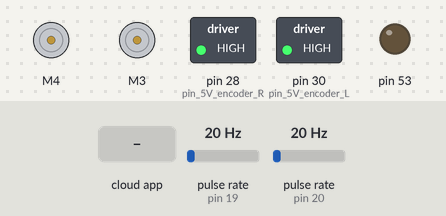
A sketch run on a simulated Arduino Mega 2560, built with avr-gcc and run on an emulated ATmega2560. Parts: 2 × DC motor (green arrow = forward, orange = backward, longer = faster), switched loads named in the sketch (green lamp = pin HIGH), output pins drawn as LEDs (lit = HIGH). Wiring (inferred from the names in the program): 2 × pulse sensor: data pin 19 / data pin 20. The test bench sets the inputs (shaded band); at power-on: pulse rate (sensors on pin 19, pin 20) 20 Hz. The ROS host is connected and sends only what is stated.

Above: at 1.2 s.
1.3 s: the phone or cloud app sets linear.x to -100
At 2.2 s:
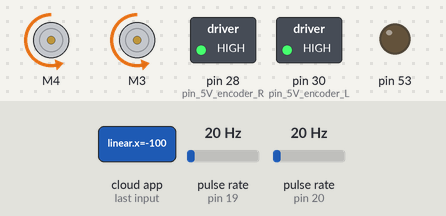
2.8 s: the phone or cloud app sets angular.z to -100
At 4.0 s:
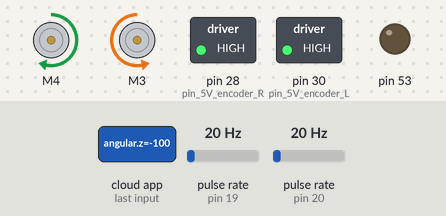
4.3 s: pulse rate (sensor on pin 19) set to 4 Hz
7.3 s: pulse rate (sensor on pin 20) set to 4 Hz
At 9.13 s:
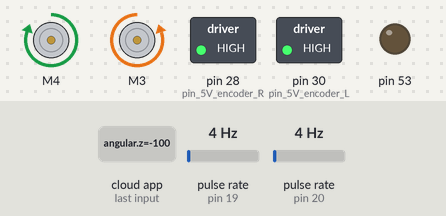
10.3 s: the phone or cloud app sets angular.z to 0
13.3 s: the phone or cloud app sets linear.x to 100
At 13.9 s:
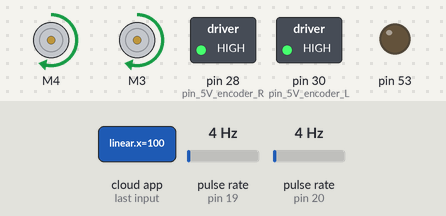
Timing chart, 0 to 15.8 s (numbered marks = the images above; inputs shaded):
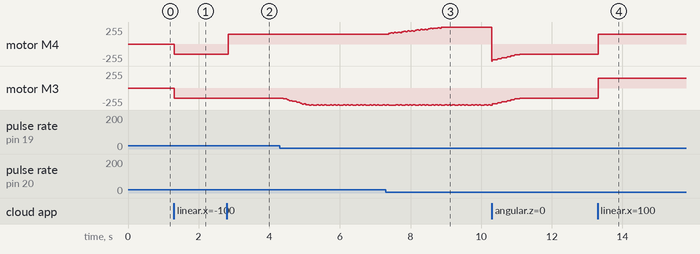

The sketch:

Mega.ino
```cpp
#include <ros.h>                  // Rosserial (usar 0.7.9)
#include <std_msgs/Int32.h>       // Msg do ROS para int

#include <std_msgs/Float64.h>

#include <geometry_msgs/Twist.h>
#include <geometry_msgs/Pose.h>

#include "Encoder.hpp"
#include "MotorController.hpp"
#include "Kinematics.hpp"
#include "Odometry.hpp"

// Constantes
#define pin_motor_L         4
#define pin_motor_R         3
#define pin_5V_encoder_L    30
#define pin_5V_encoder_R    28
#define pin_data_encoder_L  20
#define pin_data_encoder_R  19
#define t_delay             50
#define serialRate          57600
#define wheelRadius         3.3
#define wheelsAxisLength    15.6
#define kp                  0.3
#define ki                  0.0
#define kd                  0.0

// Motors
MotorController motor_L(pin_motor_L);
MotorController motor_R(pin_motor_R);

// Encoders
Encoder encoder_L;
Encoder encoder_R;

// Funções de incremento dos encoders
void IncrementCounter_encoder_L() { encoder_L.IncrementCounter(); }
void IncrementCounter_encoder_R() { encoder_R.IncrementCounter(); }

// Variáveis de tempo
unsigned long t_now   = millis();
unsigned long t_last  = t_now;
unsigned long dt      = 0;
std_msgs::Int32 msg_time;

// Cinemática
Kinematics            kinematics;
Odometry              odometry;
std_msgs::Float64     msg_rpmL;
std_msgs::Float64     msg_rpmR;
std_msgs::Float64     msg_odom_theta;
geometry_msgs::Twist  msg_cmd_vel;
geometry_msgs::Twist  msg_odom_twist;
geometry_msgs::Pose   msg_odom_pose;

// Nodo ROS
ros::NodeHandle nh; // Consome mta memória se tem mtos publishers e subscribers

// Pra saber se recebeu uma nova msg de velocidade
bool new_cmd_vel = false;

// Funções de callback (chamadas pelo ROS quando um subscriber tem msg nova)
void callback_cmd_vel(const geometry_msgs::Twist& msg)
{
  new_cmd_vel = true;
  msg_cmd_vel = msg;

  if (fabs(msg_cmd_vel.linear.x) < 0.1)
    msg_cmd_vel.linear.x = 0.0;
  if (fabs(msg_cmd_vel.angular.z) < 0.1)
    msg_cmd_vel.angular.z = 0.0;
}


// Publishers
ros::Publisher pub_time("/mc/time", &msg_time);
ros::Publisher pub_rpmL("/rpm/l", &msg_rpmL);
ros::Publisher pub_rpmR("/rpm/r", &msg_rpmR);
ros::Publisher pub_odom_theta("/odom/theta", &msg_odom_theta);
ros::Publisher pub_odom_twist("/odom/twist", &msg_odom_twist);
ros::Publisher pub_odom_pose("/odom/pose", &msg_odom_pose);

// Subscribers
ros::Subscriber <geometry_msgs::Twist> sub_cmd_vel("/cmd_vel", &callback_cmd_vel);

void setup()
{
  // Inicia o rosserial - conflita com o serial normal!
  // nh.getHardware()->setBaud(serialRate);
  nh.initNode();
  // Serial.begin(serialRate);

  // TESTES (apagar dps)
  pinMode(53, OUTPUT);
  digitalWrite(53, LOW);

  // Cadastra os publishers e subscribers
  nh.advertise(pub_rpmL);
  nh.advertise(pub_rpmR);
  nh.advertise(pub_odom_theta);
  nh.advertise(pub_odom_twist);
  nh.advertise(pub_odom_pose);
  nh.advertise(pub_time);
  nh.subscribe(sub_cmd_vel);

  // Setup dos encoders
  attachInterrupt(digitalPinToInterrupt(pin_data_encoder_L), IncrementCounter_encoder_L, CHANGE);
  attachInterrupt(digitalPinToInterrupt(pin_data_encoder_R), IncrementCounter_encoder_R, CHANGE);
  encoder_L.Setup(pin_5V_encoder_L, pin_data_encoder_L);
  encoder_R.Setup(pin_5V_encoder_R, pin_data_encoder_R);

  // Setup dos motores
  motor_L.Setup();
  motor_R.Setup();
}

void loop()
{
  delay(5);
  nh.spinOnce();

  if (IsAllowedToLoop(t_last, t_delay)) {
    UpdateTimeVariables();

    nh.spinOnce(); // "F5"

    UpdateMotors();

    UpdateOdom();
  }
}

// Retorna true se o dt atual for maior que um certo valor
bool IsAllowedToLoop(unsigned long millis_lastLoop, unsigned long dt_min)
{
  unsigned long millis_now = millis();
  unsigned long dt = millis_now - millis_lastLoop;
  if (dt > dt_min)
    return true;
  else
    return false;
}

// Atualiza variáveis de tempo
void UpdateTimeVariables()
{
  t_last  = t_now;
  dt = t_now - t_last;
  t_now   = millis();
  msg_time.data = t_now;
  pub_time.publish(&msg_time);
}

// Se tem nova mensagem de velocidade, calcula valores de RPM desejados (cinemática inversa)
void UpdateTargetRPM()
{
  if (new_cmd_vel == true) {
    new_cmd_vel = false;
    motor_L.SetTargetRPM(kinematics.Inverse_L(msg_cmd_vel.linear.x, msg_cmd_vel.angular.z, wheelRadius, wheelsAxisLength));
    motor_R.SetTargetRPM(kinematics.Inverse_R(msg_cmd_vel.linear.x, msg_cmd_vel.angular.z, wheelRadius, wheelsAxisLength));
  }
}

// Se o encoder tem uma nova leitura, atualiza a velocidade do motor
void UpdateMotors()
{
  motor_L.SetTargetRPM(kinematics.Inverse_L(msg_cmd_vel.linear.x, msg_cmd_vel.angular.z, wheelRadius, wheelsAxisLength));
  encoder_L.Update(motor_L.status);
  motor_L.UpdatePID(encoder_L.GetRPM(), kp, ki, kd);
  motor_L.UpdateSpeed();
  msg_rpmL.data = encoder_L.GetRPM();
  pub_rpmL.publish(&msg_rpmL);

  motor_R.SetTargetRPM(kinematics.Inverse_R(msg_cmd_vel.linear.x, msg_cmd_vel.angular.z, wheelRadius, wheelsAxisLength));
  encoder_R.Update(motor_R.status);
  motor_R.UpdatePID(encoder_R.GetRPM(), kp, ki, kd);
  motor_R.UpdateSpeed();
  msg_rpmR.data = encoder_R.GetRPM();
  pub_rpmR.publish(&msg_rpmR);
}

// Atualiza odometria (cinemática direta)
void UpdateOdom()
{
  msg_odom_twist.linear.x = kinematics.Direct_linear(encoder_L.GetRPM(), encoder_R.GetRPM(), wheelRadius, wheelsAxisLength);
  msg_odom_twist.angular.z  = kinematics.Direct_angular(encoder_L.GetRPM(), encoder_R.GetRPM(), wheelRadius, wheelsAxisLength);
  odometry.UpdateOdom(msg_odom_twist.linear.x, msg_odom_twist.angular.z);
  msg_odom_pose.position.x = odometry.x;
  msg_odom_pose.position.y = odometry.y;
  msg_odom_pose.orientation = odometry.RpyToQuaternion(odometry.theta, 0, 0);
  msg_odom_theta.data = odometry.theta;

  pub_odom_theta.publish(&msg_odom_theta);
  pub_odom_twist.publish(&msg_odom_twist);
  pub_odom_pose.publish(&msg_odom_pose);
}
```

Encoder.hpp
```cpp
#ifndef ENCODER_HPP
#define ENCODER_HPP

#include <AFMotor.h>

/* Classe para encoder óptico */
class Encoder {
  // Constante
  int numHoles      = 20;

  // Variáveis usadas no incremento do contador (microssegundos)
  unsigned int  counter         = 0;
  unsigned long t_inc_last      = 0;
  unsigned long t_inc_interval  = 5000;
  unsigned long dt_inc          = 0;

  // Variáveis usadas para atualizar velocidade do motor (milissegundos)
  unsigned long t_update_last     = 0;
  unsigned long t_update_interval = 50;
  double rpm = 0.0;

  public:
    // Setup
    void Setup(unsigned int pin_5V, unsigned int pin_data)
    {
      // Alimentação
      pinMode(pin_5V, OUTPUT);
      digitalWrite(pin_5V, HIGH);

      // Pino de dados
      pinMode(pin_data, INPUT_PULLUP);

      delay(25);
      ResetCounter();
    }

    // Incrementa o contador e adiciona o tempo decorrido ao dt_inc
    void IncrementCounter()
    {
      unsigned long t_now = micros();
      unsigned long dt = t_now - t_inc_last;
      if (dt >= t_inc_interval) {
        t_inc_last = t_now;
        dt_inc = dt_inc + dt;
        counter++;
        // Serial.print("counter: ");
        // Serial.print(counter);
        // Serial.print(", ");
        // Serial.print("dt_inc [ms]: ");
        // Serial.print(dt_inc/1000.0);
        // Serial.print(", ");
        // Serial.print("dt [ms]: ");
        // Serial.println(dt/1000.0);
      }
    }

    // Reseta o contador e o dt_inc
    void ResetCounter()
    {
      dt_inc = 0;
      counter = 0;
    }

    // Atualiza o RPM do motor, resetando o contador
    boolean Update(int rotation)
    {
      int multiplier = 1;
      if (rotation == BACKWARD)
        multiplier = -1;

      // if (rpm <= 20)
      //   t_update_interval = 25;
      // else if (rpm <= 120)
      //   t_update_interval = 75;
      // else if (rpm <= 220)
      //   t_update_interval = 150;
      // else
      //   t_update_interval = 250;

      unsigned long t_now = millis();
      unsigned long dt = t_now - t_update_last;
      if (dt >= t_update_interval) {
        t_update_last = t_now;
        rpm = counter*0.5;        // Qtd de espaços a roda percorreu
        rpm = rpm / numHoles; // Qtd de rotações completas feitas
        rpm = rpm / dt;       // Rotação por ms
        rpm = rpm * 1000;     // RPS
        rpm = rpm * 60;       // RPM
        rpm = multiplier * rpm;
        ResetCounter();
        // Log();
        return true;
      }
      return false;
    }

    // Retorna o RPM
    float GetRPM()
    {
      return rpm;
    }

    // Printa log
    void Log()
    {
      Serial.print("rpm:");
      Serial.print(rpm);
      Serial.print(",");
      Serial.print("t_update_interval:");
      Serial.println(t_update_interval);
    }
};

#endif
```

Kinematics.hpp
```cpp
#ifndef KINEMATICS_HPP
#define KINEMATICS_HPP

/* Classe para cinemática */
class Kinematics {
  public:

    // Cinemática inversa (retorna em RPM)
    double Inverse_L(double v_x, double w_z, const float wheelRadius, const float wheelsAxisLength)
    {
      return RadPerS_to_RPM((-w_z * wheelsAxisLength / (2*wheelRadius)) + (v_x/wheelRadius));
    }

    // Cinemática inversa do motor direito (retorna em RPM)
    double Inverse_R(double v_x, double w_z, const float wheelRadius, const float wheelsAxisLength)
    {
      return RadPerS_to_RPM((w_z * wheelsAxisLength / (2*wheelRadius)) + (v_x/wheelRadius));
    }

    // Cinemática direta linear
    double Direct_linear(double rpm_L, double rpm_R, const double wheelRadius, const double wheelsAxisLength)
    {
      return (wheelRadius/2) * (RPM_to_RadPerS(rpm_L) + RPM_to_RadPerS(rpm_R));
    }

    // Cinemática direta angular
    double Direct_angular(double rpm_L, double rpm_R, const double wheelRadius, const double wheelsAxisLength)
    {
      return (wheelRadius / wheelsAxisLength) * (RPM_to_RadPerS(rpm_R) - RPM_to_RadPerS(rpm_L));
    }

    // RPM para rad/s
    double RPM_to_RadPerS(double rpm)
    {
      return rpm * 2 * PI / 60.0;
    }

    // rad/s para RPM
    double RadPerS_to_RPM(double radPerS)
    {
      return radPerS * 60.0 / (2 * PI);
    }
};

#endif
```

MotorController.hpp
```cpp
#ifndef MOTORCONTROLLER_HPP
#define MOTORCONTROLLER_HPP

#include <AFMotor.h> // Adafruit Motor shield library (af_motor)

/* Classe para motor DC */
class MotorController {
  // Variáveis de RPM
  double rpm_now         = 0;
  double rpm_last        = 0;
  double rpm_target      = 0;
  double rpm_error_now   = 0;
  double rpm_error_last  = 0;

  // Variáveis de velocidade do motor
  int speed_now           = 0;
  int speed_last          = 0;

  // Fator de correção da velocidade (output do PID)
  double fspeed_correction = 0.0;

  double output_i = 0.0;

  // Variáveis de tempo (milissegundos)
  unsigned long t_last = 0;
  unsigned long t_update_interval = 100;

  // Objeto do motor
  AF_DCMotor motor;

  public:
    int status = FORWARD;
    // Inicialização
    MotorController(int pin) : motor(pin)
    {
      // Nada
    }

    // Setup
    void Setup()
    {
      motor.run(status);
      motor.setSpeed(0);
      SetTargetRPM(0);
    }

    // Atualiza as variáveis do PID
    void UpdatePID(double _rpm_now, double kp, double ki, double kd)
    {
      unsigned long t_now = millis();
      double dt = t_now - t_last;
      t_last = t_now;

      rpm_last = rpm_now;
      rpm_now = fabs(_rpm_now);
      rpm_error_last = rpm_error_now;
      rpm_error_now = rpm_target - rpm_now;

      if (rpm_target == 0) {
        speed_now = 0;
      }
      else {
        double output_p = kp * rpm_error_now;
        double output_d = kd * (rpm_error_now - rpm_error_last) / (dt*1000.0*60.0);
        output_i = ki * (output_i + (rpm_error_now * dt));
        fspeed_correction = output_p + output_d + output_i;
        speed_now = speed_now + fspeed_correction;

        speed_now = min(speed_now, 255);
        speed_now = max(speed_now, 150);
        // speed_now = max(speed_now, 0);
      }

      Log();
    }

    // Atualiza a velocidade do motor
    void UpdateSpeed()
    {
      if (speed_now != speed_last) {
        speed_last = speed_now;
        motor.setSpeed(speed_now);
      }
    }

    // Define o RPM alvo
    void SetTargetRPM(float target)
    {
      unsigned long t_delay = 100;
      rpm_target = fabs(target);

      if (target < 0) {
        status = BACKWARD;
        motor.run(status);
      }
      else if (target > 0) {
        status = FORWARD;
        motor.run(status);
      }
    }

    // Printa log
    void Log()
    {

      Serial.print("rpm_now:");
      Serial.print(rpm_now);
      Serial.print(",");
      Serial.print("rpm_target:");
      Serial.print(rpm_target);
      Serial.print(",");
      // Serial.print("t_update_interval: ");
      // Serial.print(t_update_interval);
      // Serial.print(",");
      // Serial.print("rpm_last:");
      // Serial.print(rpm_last);
      // Serial.print(",");
      // Serial.print("rpm_target:");
      // Serial.print(rpm_target);
      // Serial.print(",");
      // Serial.print("rpm_error_now:");
      // Serial.print(rpm_error_now);
      // Serial.print(",");
      // Serial.print("rpm_error_last:");
      // Serial.print(rpm_error_last);
      // Serial.print(",");
      // Serial.print("fspeed_correction:");
      // Serial.print(fspeed_correction);
      // Serial.print(",");
      Serial.print("speed_now:");
      Serial.println(speed_now);
    }
};

#endif
```

Odometry.hpp
```cpp
#ifndef ODOMETRY_HPP
#define ODOMETRY_HPP

#include <geometry_msgs/Quaternion.h>

/* Classe para cinemática */
class Odometry {
  unsigned long t = 0;

  public:
    double x = 0.0, y = 0.0, theta = 0.0;

    // Atualiza odometria
    void UpdateOdom(double v_x, double w_z)
    {
      // Atualiza tempo
      unsigned long t_now = millis();
      unsigned long d_t = t_now - t;
      t = t_now;

      // Coloca v_x e w_z em [u]/ms e rad/ms (porque d_t está em ms)
      v_x = v_x / 1000.0;
      w_z = w_z / 1000.0;

      // Calcula o quanto girou
      theta = w_z * d_t + theta;
      // double d_theta = w_z * d_t + d_theta;

      // Calcula o quanto andou:
      // double d_x = v_x * cos(d_theta) * d_t;
      // double d_y = v_x * sin(d_theta) * d_t;

      double d_x = v_x * cos(theta);
      double d_y = v_x * sin(theta);

      // Calcula os novos valores (soma do antigo mais a nova variação)
      x      += d_x;
      y      += d_y;
      // theta  += d_theta;
    }

    // Converte 3 angulos de rotação para quatérnio (fonte: Wikipedia)
    geometry_msgs::Quaternion RpyToQuaternion(double yaw, double pitch, double roll) // yaw (Z), pitch (Y), roll (X)
    {
        // Abbreviations for the various angular functions
        double cy = cos(yaw * 0.5);
        double sy = sin(yaw * 0.5);
        double cp = cos(pitch * 0.5);
        double sp = sin(pitch * 0.5);
        double cr = cos(roll * 0.5);
        double sr = sin(roll * 0.5);

        geometry_msgs::Quaternion q;
        q.w = cr * cp * cy + sr * sp * sy;
        q.x = sr * cp * cy - cr * sp * sy;
        q.y = cr * sp * cy + sr * cp * sy;
        q.z = cr * cp * sy - sr * sp * cy;

        return q;
    }
};

#endif
```

Measured:
- after the input at 1.3 s, motor M4, motor M3: stopped → backward 150/255 at once
- after the input at 2.8 s, motor M4: backward 150/255 → forward 150/255 at once
- after the input at 13.3 s, motor M4, motor M3: backward 150/255 → forward 150/255 at once
